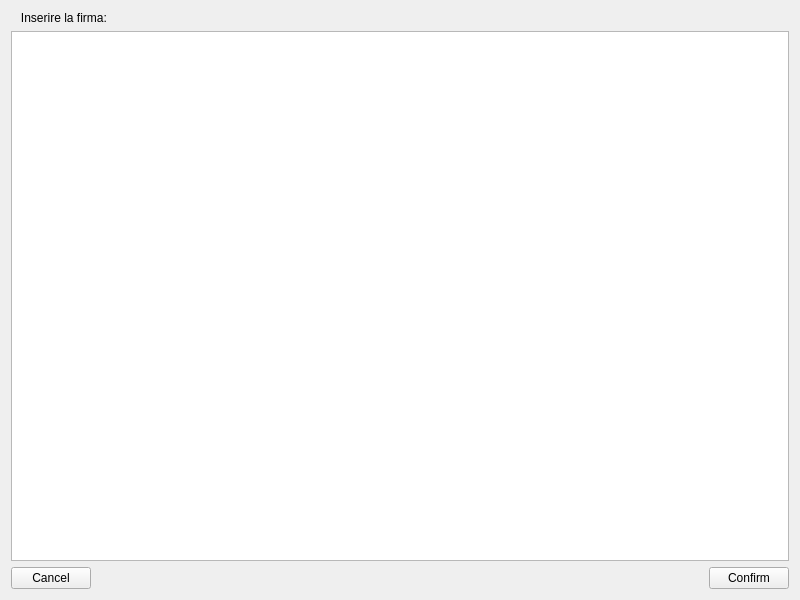
<?xml version="1.0" encoding="UTF-8"?>
<ui version="4.0">
 <class>SignWidget</class>
 <widget class="QWidget" name="SignWidget">
  <property name="geometry">
   <rect>
    <x>0</x>
    <y>0</y>
    <width>800</width>
    <height>600</height>
   </rect>
  </property>
  <property name="windowTitle">
   <string>S.U.G.O.</string>
  </property>
  <layout class="QVBoxLayout" name="verticalLayout_2">
   <item>
    <layout class="QVBoxLayout" name="verticalLayout">
     <item>
      <widget class="QLabel" name="textLabel">
       <property name="text">
        <string>   Inserire la firma:</string>
       </property>
       <property name="wordWrap">
        <bool>true</bool>
       </property>
      </widget>
     </item>
     <item>
      <widget class="QGraphicsView" name="graphicsView">
       <property name="mouseTracking">
        <bool>false</bool>
       </property>
       <property name="tabletTracking">
        <bool>false</bool>
       </property>
       <property name="verticalScrollBarPolicy">
        <enum>Qt::ScrollBarAlwaysOff</enum>
       </property>
       <property name="horizontalScrollBarPolicy">
        <enum>Qt::ScrollBarAlwaysOff</enum>
       </property>
       <property name="sizeAdjustPolicy">
        <enum>QAbstractScrollArea::AdjustIgnored</enum>
       </property>
       <property name="resizeAnchor">
        <enum>QGraphicsView::NoAnchor</enum>
       </property>
       <property name="viewportUpdateMode">
        <enum>QGraphicsView::SmartViewportUpdate</enum>
       </property>
      </widget>
     </item>
    </layout>
   </item>
   <item>
    <layout class="QHBoxLayout" name="horizontalLayout">
     <item>
      <widget class="QPushButton" name="cancelButton">
       <property name="text">
        <string>Cancel</string>
       </property>
      </widget>
     </item>
     <item>
      <spacer name="horizontalSpacer">
       <property name="orientation">
        <enum>Qt::Horizontal</enum>
       </property>
       <property name="sizeHint" stdset="0">
        <size>
         <width>40</width>
         <height>20</height>
        </size>
       </property>
      </spacer>
     </item>
     <item>
      <widget class="QPushButton" name="confirmButton">
       <property name="text">
        <string>Confirm</string>
       </property>
      </widget>
     </item>
    </layout>
   </item>
  </layout>
  <action name="actionLol">
   <property name="text">
    <string>Exit</string>
   </property>
  </action>
 </widget>
 <resources/>
 <connections/>
</ui>
